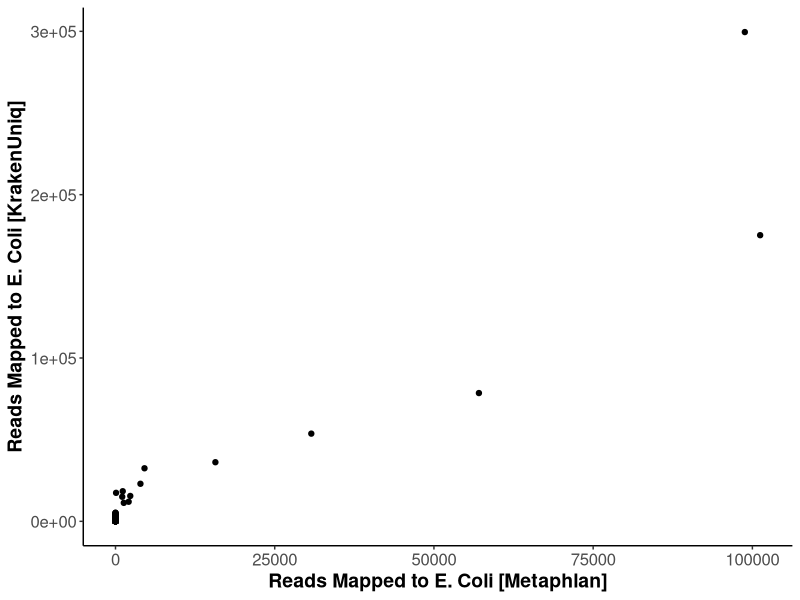
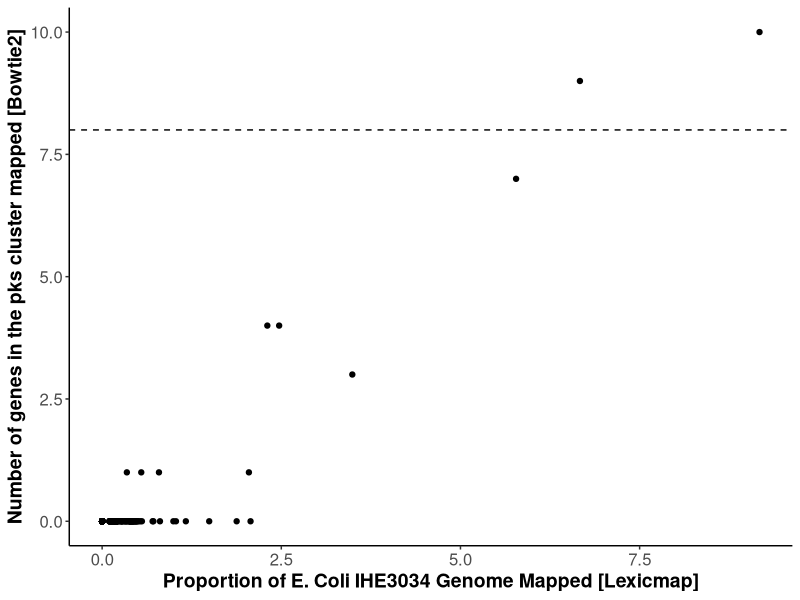

The R source for these figures, in order:
## ---- chunk 1
library(ggplot2)
library(dplyr)
library(stringr)
## ---- chunk 2
metagenomics_master<-read.csv('../Data/e_coli_pks_gene_mapping_outputs.csv')
## ---- chunk 3
print(paste0('Median mapped by KrakenUniq :', median(metagenomics_master$new_est_reads_braken)))
print(paste0('Lower CI mapped by KrakenUniq :', quantile(metagenomics_master$new_est_reads_braken,0.25)))
print(paste0('Lower CI mapped by KrakenUniq :', quantile(metagenomics_master$new_est_reads_braken,0.75)))
print(paste0('E coli identified by metaphlan in : n=', nrow(metagenomics_master[metagenomics_master$coverage_metaphlan>0,])))
## ---- chunk 4
png('~/krakenuniq_metaphlan.png',width=2400,height=1500, res=300)
ggplot(data=metagenomics_master, aes(x=estimated_number_of_reads_from_the_clade_metaphlan,y=new_est_reads_braken))+
  geom_point()+
  labs(x='Reads Mapped to E. Coli [Metaphlan]',y='Reads Mapped to E. Coli [KrakenUniq]')+
  theme_classic()+
  theme(axis.title=element_text(face='bold',size=14))+
  theme(axis.text=element_text(size=12))
dev.off()
## ---- chunk 5
print(paste0('Number of crypts with at least one gene mapped : n=', nrow(metagenomics_master[metagenomics_master$bowtie_detected_pks_genes>0,])))
## ---- chunk 6
png('~/bowtie_lexicmap.png',width=2400,height=1800, res=300)
ggplot(data=metagenomics_master, aes(x=max_qcovGnm_lexicmap,y=bowtie_detected_pks_genes))+
  geom_point()+
  labs(x='Proportion of E. Coli IHE3034 Genome Mapped [Lexicmap]',y='Number of genes in the pks cluster mapped [Bowtie2]')+
  geom_hline(yintercept=8, linetype='dashed')+
  theme_classic()+
  theme(axis.title=element_text(face='bold',size=14))+
  theme(axis.text=element_text(size=12))
dev.off()
